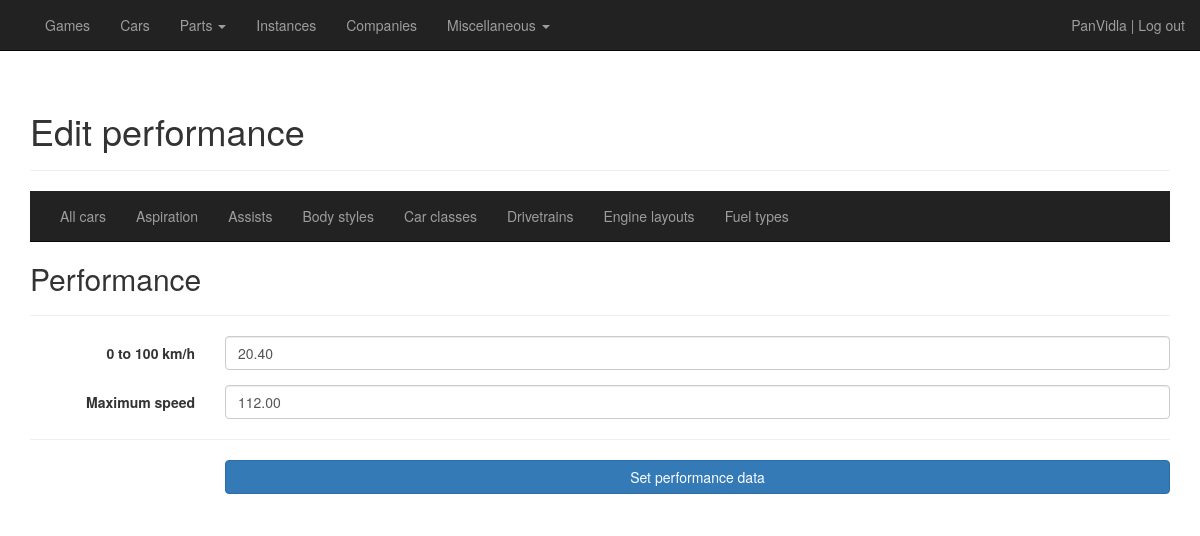
The page /cars/edit-car/1/performance (signed in) on the database its author committed.
### general/models/user.py (models this page shows, shortened)
class User(UserMixin, database.Model):
    __tablename__ = "users"
    id = database.Column(database.Integer, primary_key=True)
    username = database.Column(database.Unicode, nullable=False, unique=True)
    password_hash = database.Column(database.Unicode)
    current_instance = database.Column(database.Integer, default=0, nullable=False)

### general/models/car.py (models this page shows, shortened)
class Car(database.Model):
    __tablename__ = "cars"
    id = database.Column(database.Integer, primary_key=True)
    datetime_added = database.Column(database.DateTime, default=datetime.utcnow, index=True, nullable=False)
    datetime_edited = database.Column(database.DateTime, default=datetime.utcnow, index=True, nullable=False)
    is_deleted = database.Column(database.Boolean, default=False, index=True, nullable=False)
    year = database.Column(database.Integer, index=True, nullable=True)
    manufacturers = database.relationship('Company', secondary="car_manufacturer")
    manufacturers_display = database.Column(database.Unicode, index=True, nullable=False)
    model = database.Column(database.Unicode, index=True, nullable=False)
    name_display = database.Column(database.Unicode, index=True, nullable=False, unique=True)
    name_short = database.Column(database.Unicode, nullable=True)
    country_id = database.Column(database.Integer, database.ForeignKey("countries.id"), nullable=True)
    is_prototype = database.Column(database.Boolean, default=False, index=True, nullable=False)
    is_fictional = database.Column(database.Boolean, default=False, index=True, nullable=False)
    competitions = database.relationship('Competition', secondary="car_competition")
    car_class_id = database.Column(database.Integer, database.ForeignKey("car_classes.id"), index=True, nullable=True)
    body_style_id = database.Column(database.Integer, database.ForeignKey("body_styles.id"), index=True, nullable=False)
    engines = database.relationship('Engine', secondary="car_engine", lazy='dynamic')
    fuel_type_actual_id = database.Column(database.Integer, database.ForeignKey("fuel_types.id"), index=True,
                                          nullable=True)
    max_power_output_kw_actual = database.Column(database.Double, index=True, nullable=True)
    max_power_output_rpm_actual = database.Column(database.Integer, nullable=True)
    max_torque_nm_actual = database.Column(database.Double, index=True, nullable=True)
    max_torque_rpm_actual = database.Column(database.Integer, nullable=True)
    additional_forced_induction_id = database.Column(database.Integer, database.ForeignKey("forced_induction.id"),
                                                     nullable=True)
    transmission_id = database.Column(database.Integer, database.ForeignKey("transmissions.id"), nullable=True)
    transmission_type_actual_id = database.Column(database.Integer, database.ForeignKey("transmission_types.id"),
                                                  nullable=True)
    no_of_gears_actual = database.Column(database.Integer, index=True, nullable=True)
    engine_layout_id = database.Column(database.Integer, database.ForeignKey("engine_layouts.id"), index=True,
                                       nullable=False)
    drivetrain_id = database.Column(database.Integer, database.ForeignKey("drivetrains.id"), index=True, nullable=False)
    suspension_front_id = database.Column(database.Integer, database.ForeignKey("suspension.id"), index=True, nullable=True)
    suspension_rear_id = database.Column(database.Integer, database.ForeignKey("suspension.id"), index=True, nullable=True)
    curb_weight_kg = database.Column(database.Double, index=True, nullable=True)
    weight_distribution = database.Column(database.Double, index=True, nullable=True)
    tires_front = database.Column(database.Unicode, nullable=True)
    tires_rear = database.Column(database.Unicode, nullable=True)
    acceleration_0_to_100_kmh_sec = database.Column(database.Double, index=True, nullable=True)
    maximum_speed_kmh = database.Column(database.Double, index=True, nullable=True)
    power_to_weight_ratio = database.Column(database.Double, index=True, nullable=True)
    assists = database.relationship('Assist', secondary="car_assist")
    no_of_instances = database.Column(database.Integer, default=0, index=True, nullable=False)
    instances = database.relationship('Instance', backref='car', lazy='dynamic')
    texts = database.relationship('CarText', backref='car', lazy='dynamic')
    images = database.relationship('CarImage', backref='car', lazy='dynamic')

### general/routes_cars.py (the view, shortened to what this page needs)
@cardb.route("/cars/edit-car/<id>/performance", methods=['GET', 'POST'])
@login_required
def edit_car_performance(id):
    car = Car.query.get(id)
    form = Car7Form(obj=car)
    return render_template("cars_form_7_performance.html",
                           title="Edit car",
                           heading="Edit performance",
                           form=form,
                           viewing="car",
                           editing=True)

### general/forms_cars.py
class Car7Form(FlaskForm):
    acceleration_0_to_100_kmh_sec = DecimalField("0 to 100 km/h", validators=[Optional()])
    maximum_speed_kmh = DecimalField("Maximum speed", validators=[Optional()])
    submit = SubmitField("Set performance data")

### general/models/user.py (called while the page is built)
@login.user_loader
def load_user(id):
    return User.query.get(int(id))

### general/templates/cars_form_7_performance.html (shortened to what this page needs)
{% extends "cars_base.html" %}
{% block cars_content %}
    <div>
        <form role="form" class="form-horizontal" method="post">
        <h2>Performance</h2>
        <hr>
        <div class="form-group">
            <div>
                <label class="col-sm-2 control-label">{{ form.acceleration_0_to_100_kmh_sec.label }}</label>
                <div class="col-sm-10">
                    {{ form.acceleration_0_to_100_kmh_sec(class_="form-control", placeholder="0 to 100 km/h [s]") }}
                </div>
            </div>
        </div>
        <div class="form-group">
            <div>
                <label class="col-sm-2 control-label">{{ form.maximum_speed_kmh.label }}</label>
                <div class="col-sm-10">
                    {{ form.maximum_speed_kmh(class_="form-control", placeholder="Maximum speed [km/h]") }}
                </div>
            </div>
        </div>
        <hr>
        <div class="form-group">
            <div class="col-sm-offset-2 col-sm-10">
              {{ form.submit(class_="btn btn-primary btn-block") }}
            </div>
        </div>
        </form>
    </div>
{% endblock %}

### general/templates/base.html (shortened to what this page needs)
{% extends "bootstrap/base.html" %}
{% block styles %}
    {{super()}}
    <link href="{{ url_for('static', filename='css/car-database.css') }}" rel="stylesheet">
{% endblock %}
{% block navbar %}
    <nav class="navbar navbar-inverse navbar-static-top">
        <div class="container">
            <div class="collapse navbar-collapse" id="bs-example-navbar-collapse-1">
                <ul class="nav navbar-nav">
                    <li><a class="hover-underline-animation" href="{{ url_for('overview_games') }}">Games</a></li>
                    <li><a class="hover-underline-animation" href="{{ url_for('overview_cars') }}">Cars</a></li>
                    <li class="dropdown">
                        <a href="#" class="dropdown-toggle" data-toggle="dropdown">Parts <b class="caret"></b></a>
                    </li>
                    <li><a class="hover-underline-animation" href="{{ url_for('overview_instances') }}">Instances</a></li>
                    <li><a class="hover-underline-animation" href="{{ url_for('overview_companies') }}">Companies</a></li>
                    <li class="dropdown">
                        <a href="#" class="dropdown-toggle" data-toggle="dropdown">Miscellaneous <b class="caret"></b></a>
                    </li>
                </ul>
                <p class="navbar-text navbar-right">{% if current_user.is_anonymous %}<a href="{{ url_for('login') }}" class="navbar-link">Log in</a>{% else %}{{ current_user.username }} | <a href="{{ url_for('logout') }}" class="navbar-link">Log out</a>{% endif %}</p>
            </div>
        </div>
    </nav>
{% endblock %}
{% block content %}
    <div class="container">
        {% block cardb_content %}
        {% endblock %}
    </div>
{% endblock %}

### general/static/css/car-database.css (style rules this page uses)
.hover-underline-animation { display: inline-block; position: relative; color: white; }
.hover-underline-animation::after { content: ''; position: absolute; width: 100%; transform: scaleX(0); height: 2px; bottom: 0; left: 0; background-color: white; transform-origin: bottom right; transition: transform 0.25s ease-out; }

### rows shown on the page
User: username "PanVidla"
Car: acceleration_0_to_100_kmh_sec "20.40", maximum_speed_kmh "112.00"

### other values the page prints
{{ heading }} "Edit performance"
